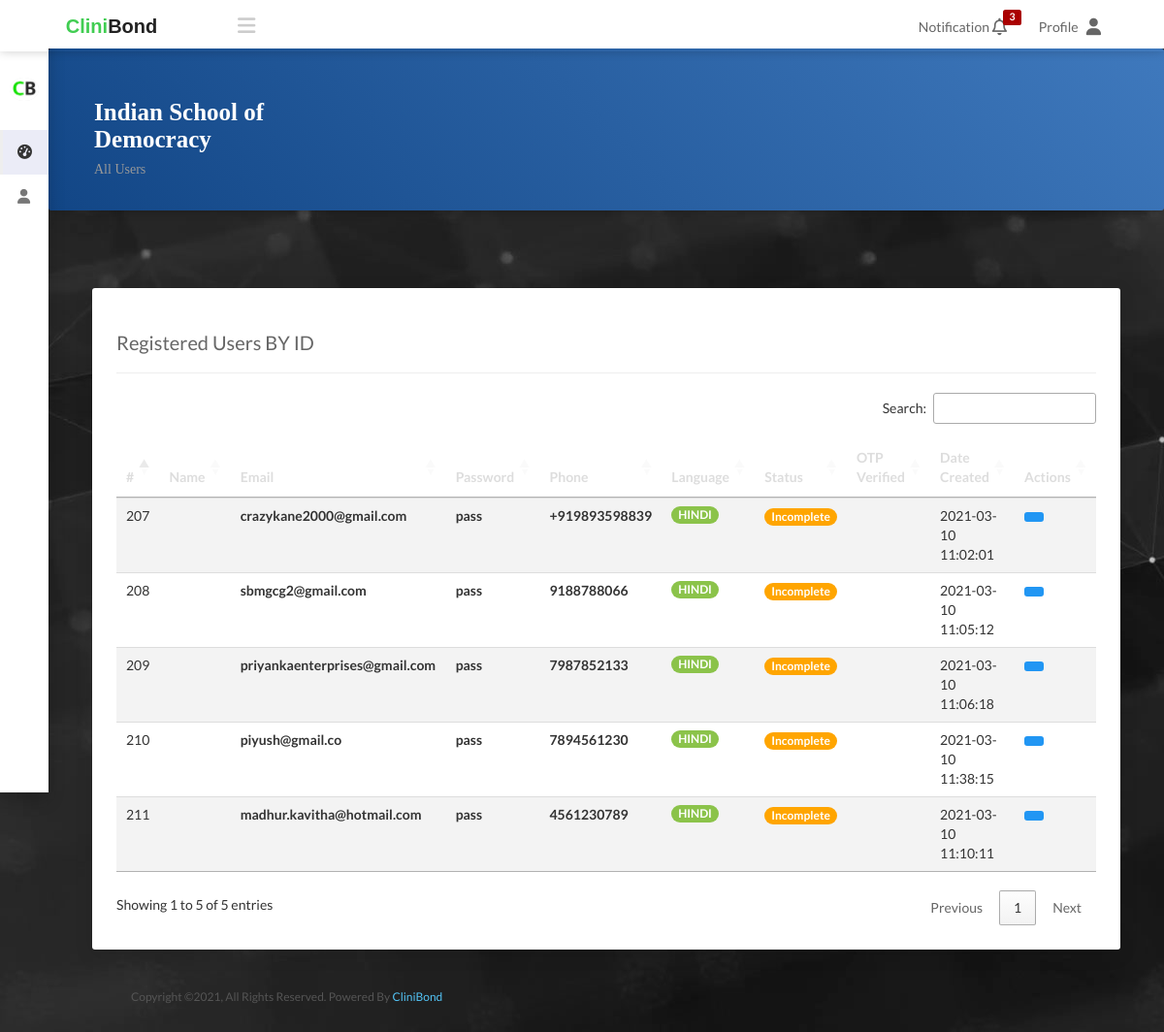
The page /members/users2.php (signed in) on the database its author committed.
### tables this page shows
CREATE TABLE `users` (
  `id` int(11) NOT NULL,
  `first_name` varchar(100) NOT NULL,
  `last_name` varchar(100) NOT NULL,
  `email` varchar(50) NOT NULL,
  `tx_address` varchar(60) NOT NULL,
  `file` varchar(150) NOT NULL DEFAULT 'default.jpg',
  `gender` varchar(10) NOT NULL DEFAULT 'Male',
  `date` timestamp NOT NULL DEFAULT current_timestamp() ON UPDATE current_timestamp(),
  `verified` varchar(20) NOT NULL DEFAULT 'True',
  `password` varchar(100) NOT NULL,
  `phone` varchar(20) NOT NULL DEFAULT 'Not Defined',
  `activation_code` varchar(50) NOT NULL,
  `tutorial_taken` varchar(10) NOT NULL DEFAULT 'No',
  `balance` varchar(10) NOT NULL DEFAULT '0',
  `kyc_approved` varchar(20) NOT NULL DEFAULT 'Pending',
  `g_auth_key` varchar(50) NOT NULL DEFAULT '123456987',
  `carbon_credits` float NOT NULL DEFAULT 100,
  `energy_credits` float NOT NULL DEFAULT 0
);

### members/users2.php (the view, shortened to what this page needs)
<?php session_start();
    include 'function.php';
?>
<!DOCTYPE html>
<html>
<head>
  <?php include 'head.php'; ?>
  </head>
  <body class="sidebar-mini fixed  pace-done sidebar-collapse">
    <div class="wrapper">
      <?php include 'navbar.php'; ?>
       <div class="content-wrapper " style="">
         <div class="page-title" style="padding: 32px;    background-image: linear-gradient(45deg, #124686 0%, #3f79bd 100%);box-shadow: 0px 2px 10px rgba(0,0,0,.2);">
          <div class="row" style="width: 100%;margin-left:0px;">
           <div class="col-sm-3 lft">
              <div class="lft_pad">
                <div style="padding: 10px;"></div>
                <h1 style="font-family: 'Century Gothic';color: #999;font-size: 25px;font-weight: normal;"><div style="font-weight: bold;color: #fff">Indian School of Democracy  </div><span style="font-size: 14px;">All Users</span></h1>
              </div>
           </div>
           <div class="col-sm-9">
           </div>
          </div>
        </div>
        <div style="padding: 20px;"></div>
          <div class="col-md-12">
            <div class="card">
              <h3 style="font-weight: normal;font-size: 20px;color:#666;">
                Registered Users BY ID </h3>
              <hr/>
              <div class="table-responsive">
                 <table class="table table-hover table-striped" id="example" >
                  <thead>
                    <tr style="color:#ddd">
                      <th>#</th>
                      <th> Name</th>
                      <th>Email </th>
                      <th>Password </th>
                      <th>Phone </th>
                      <th>Language</th>
                      <th>Status</th>
                      <th>OTP Verified</th>
                      <th>Date Created</th>
                      <th>Actions</th>
                    </tr>
                  </thead>
                  <tbody>
                    <?php
                      try {
                          $stmt = $pdo->prepare('SELECT * FROM `users` ORDER BY id ASC');
                      } catch(PDOException $ex) {
                          echo "An Error occured!";
                          print_r($ex->getMessage());
                      }
                      $stmt->execute();
                      $user = $stmt->fetchAll();
                      foreach ($user as $key => $value) {
                          $statys = '<a href="view_data.php?id='.$value['id'].'" style="background-color:orange"  title="View all Information" class="badge">Incomplete</a>';
                          $language = '<label class="badge" style="background-color:#8bc34a">Hindi</label>';
                          $date = $value['date'];
                          if($value['register_date']!=""){
                              $date = $value['register_date'];
                          }else{  $date = $value['date'];  }
                        echo ' <tr>
                                <td>'.$value['id'].'</td>
                                <td><a style="color:#095a9a;text-decoration:underline" href="view_data.php?id='.$value['id'].'"  title="View all Information"><b>'.$value['name'].'</b></a></td>
                                <td><b>'.$value['email'].'</b> </td>
                                <td><b>'.$value['password'].'</td>
                                <td><b>'.$value['phone'].'</b> </td>
                                 <td style="text-transform:uppercase">'.$language.'</td>
                                 <td>'.$statys.'</td>
                                 <td><a href="opt_verify.php?id='.$value['id'].'">'.$value['otp_verified'].'</a></td>
                                 <td>'.date($date,strtotime('+330 minutes', 0)).'</td>
                                <td>
                                  <a href="delete_user.php?id='.$value['id'].'"  onclick="return confirm(\'Are You Sure You want to Remove This User?\')"><button class="btn btn-info btn-sm" title="Delete"><i class="icon-remove-sign"></i></button></a>
                                </td>
                              </tr>';
                      }
                     ?>
                  </tbody>
                </table>
              </div>
            </div>
        </div>
        <?php include 'footer.php'; ?>
      </div>
    </div>
  </body>
</html>

### rows shown on the page
users: id "207", email "crazykane2000@gmail.com", password "pass", phone "+919893598839", date "2021-03-10 11:02:01"
users: id "208", email "sbmgcg2@gmail.com", password "pass", phone "9188788066", date "2021-03-10 11:05:12"
users: id "209", email "priyankaenterprises@gmail.com", password "pass", phone "7987852133", date "2021-03-10 11:06:18"
users: id "210", email "piyush@gmail.co", password "pass", phone "7894561230", date "2021-03-10 11:38:15"
users: id "211", email "madhur.kavitha@hotmail.com", password "pass", phone "4561230789", date "2021-03-10 11:10:11"

### other values the page prints
count($user) "3"
